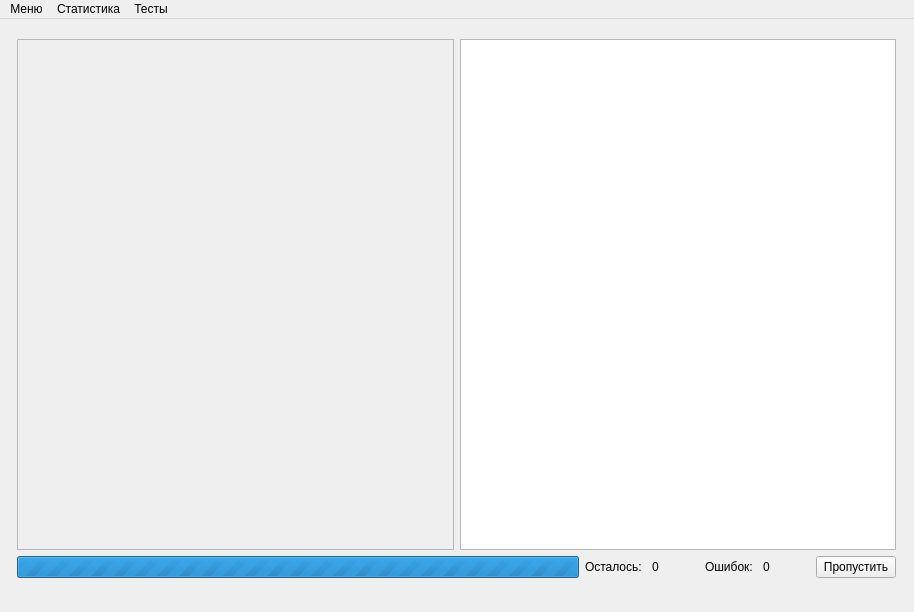
<?xml version="1.0" encoding="UTF-8"?>
<ui version="4.0">
 <class>MainWindow</class>
 <widget class="QMainWindow" name="MainWindow">
  <property name="geometry">
   <rect>
    <x>0</x>
    <y>0</y>
    <width>914</width>
    <height>612</height>
   </rect>
  </property>
  <property name="windowTitle">
   <string>MainWindow</string>
  </property>
  <widget class="QWidget" name="centralWidget">
   <widget class="QWidget" name="verticalLayoutWidget">
    <property name="geometry">
     <rect>
      <x>6</x>
      <y>9</y>
      <width>901</width>
      <height>561</height>
     </rect>
    </property>
    <layout class="QVBoxLayout" name="verticalLayout">
     <item>
      <layout class="QHBoxLayout" name="horizontalLayout">
       <item>
        <widget class="QScrollArea" name="scrollArea">
         <property name="widgetResizable">
          <bool>true</bool>
         </property>
         <widget class="QWidget" name="scrollAreaWidgetContents">
          <property name="geometry">
           <rect>
            <x>0</x>
            <y>0</y>
            <width>443</width>
            <height>518</height>
           </rect>
          </property>
         </widget>
        </widget>
       </item>
       <item>
        <widget class="QListWidget" name="ansList"/>
       </item>
      </layout>
     </item>
     <item>
      <layout class="QHBoxLayout" name="horizontalLayout_2">
       <item>
        <widget class="QProgressBar" name="progress">
         <property name="maximum">
          <number>0</number>
         </property>
         <property name="value">
          <number>0</number>
         </property>
        </widget>
       </item>
       <item>
        <widget class="QLabel" name="label">
         <property name="text">
          <string>Осталось: </string>
         </property>
        </widget>
       </item>
       <item>
        <widget class="QLabel" name="remainCount">
         <property name="text">
          <string>0</string>
         </property>
        </widget>
       </item>
       <item>
        <spacer name="horizontalSpacer_2">
         <property name="orientation">
          <enum>Qt::Horizontal</enum>
         </property>
         <property name="sizeType">
          <enum>QSizePolicy::Minimum</enum>
         </property>
         <property name="sizeHint" stdset="0">
          <size>
           <width>40</width>
           <height>20</height>
          </size>
         </property>
        </spacer>
       </item>
       <item>
        <widget class="QLabel" name="errorCountLabel">
         <property name="text">
          <string>Ошибок: </string>
         </property>
        </widget>
       </item>
       <item>
        <widget class="QLabel" name="errorCount">
         <property name="text">
          <string>0</string>
         </property>
        </widget>
       </item>
       <item>
        <spacer name="horizontalSpacer">
         <property name="orientation">
          <enum>Qt::Horizontal</enum>
         </property>
         <property name="sizeType">
          <enum>QSizePolicy::Minimum</enum>
         </property>
         <property name="sizeHint" stdset="0">
          <size>
           <width>40</width>
           <height>20</height>
          </size>
         </property>
        </spacer>
       </item>
       <item>
        <widget class="QPushButton" name="skipBtn">
         <property name="text">
          <string>Пропустить</string>
         </property>
        </widget>
       </item>
      </layout>
     </item>
    </layout>
   </widget>
  </widget>
  <widget class="QMenuBar" name="menuBar">
   <property name="geometry">
    <rect>
     <x>0</x>
     <y>0</y>
     <width>914</width>
     <height>26</height>
    </rect>
   </property>
   <widget class="QMenu" name="menu">
    <property name="title">
     <string>Меню</string>
    </property>
    <addaction name="a_newGame"/>
    <addaction name="a_onlyErrors"/>
    <addaction name="a_quit"/>
   </widget>
   <widget class="QMenu" name="menu_2">
    <property name="title">
     <string>Статистика</string>
    </property>
    <addaction name="a_currentStats"/>
   </widget>
   <widget class="QMenu" name="menu_3">
    <property name="title">
     <string>Тесты</string>
    </property>
    <addaction name="a_lastTests"/>
    <addaction name="separator"/>
    <addaction name="a_createTest"/>
    <addaction name="a_loadTest"/>
    <addaction name="a_viewTests"/>
   </widget>
   <addaction name="menu"/>
   <addaction name="menu_2"/>
   <addaction name="menu_3"/>
  </widget>
  <action name="a_newGame">
   <property name="text">
    <string>Начать заново</string>
   </property>
  </action>
  <action name="a_quit">
   <property name="text">
    <string>Выход</string>
   </property>
  </action>
  <action name="a_onlyErrors">
   <property name="text">
    <string>Только ошибки</string>
   </property>
  </action>
  <action name="a_currentStats">
   <property name="text">
    <string>Текущая статистика</string>
   </property>
  </action>
  <action name="a_lastTests">
   <property name="text">
    <string>Последние</string>
   </property>
  </action>
  <action name="a_createTest">
   <property name="text">
    <string>Создать</string>
   </property>
  </action>
  <action name="a_loadTest">
   <property name="text">
    <string>Загрузить</string>
   </property>
  </action>
  <action name="a_viewTests">
   <property name="text">
    <string>Редактировать...</string>
   </property>
  </action>
 </widget>
 <layoutdefault spacing="6" margin="11"/>
 <resources/>
 <connections>
  <connection>
   <sender>a_quit</sender>
   <signal>triggered()</signal>
   <receiver>MainWindow</receiver>
   <slot>close()</slot>
   <hints>
    <hint type="sourcelabel">
     <x>-1</x>
     <y>-1</y>
    </hint>
    <hint type="destinationlabel">
     <x>399</x>
     <y>232</y>
    </hint>
   </hints>
  </connection>
 </connections>
</ui>
